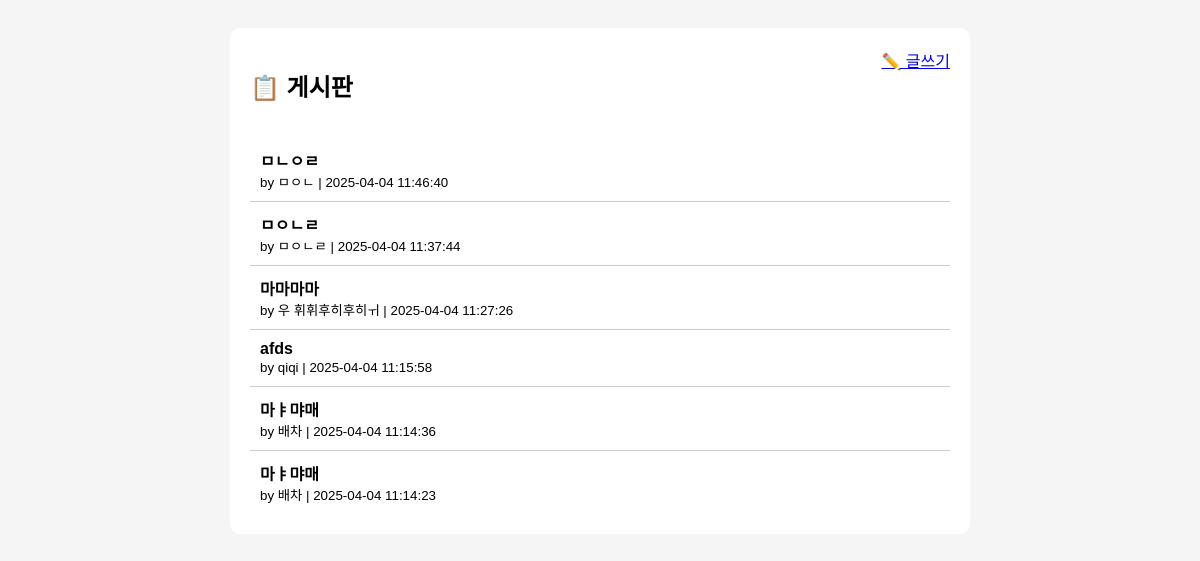
Screenshot of /board (signed in) with the database file from the repository.
### tables this page shows
CREATE TABLE posts (
    id INTEGER PRIMARY KEY AUTOINCREMENT,
    title TEXT NOT NULL,
    content TEXT NOT NULL,
    nickname TEXT NOT NULL,
    created_at TIMESTAMP DEFAULT CURRENT_TIMESTAMP
);

### app.py (the view)
@app.route("/board")
def board():
    if "email" not in session:
        return redirect(url_for("login"))
    conn = get_db_connection()
    posts = conn.execute("SELECT * FROM posts ORDER BY created_at DESC").fetchall()
    conn.close()
    return render_template("board.html", posts=posts)

### app.py (called while the page is built)
def get_db_connection():
    conn = sqlite3.connect("users.db")
    conn.row_factory = sqlite3.Row
    return conn

### templates/board.html (shortened to what this page needs)
<!DOCTYPE html>
<html>
<head>
</head>
<body>
    <div class="board">
        <div class="top-bar">
            <h2>📋 게시판</h2>
            <a href="{{ url_for('write') }}">✏️ 글쓰기</a>
        </div>
        {% for post in posts %}
        <div class="post">
            <a href="{{ url_for('view_post', post_id=post['id']) }}">{{ post['title'] }}</a><br>
            <small>by {{ post['nickname'] }} | {{ post['created_at'] }}</small>
        </div>
        {% endfor %}
    </div>
</body>
</html>

### templates/board.html (style rules this page uses)
body { font-family: sans-serif; background: #f5f5f5; padding: 20px; }
.board { max-width: 700px; margin: auto; background: white; padding: 20px; border-radius: 10px; }
.post { padding: 10px; border-bottom: 1px solid #ccc; }
.post:last-child { border-bottom: none; }
.post a { text-decoration: none; color: black; font-weight: bold; }
.top-bar { display: flex; justify-content: space-between; margin-bottom: 15px; }

### rows the page displays
posts: title "ㅁㄴㅇㄹ", nickname "ㅁㅇㄴ", created_at "2025-04-04 11:46:40"
posts: title "ㅁㅇㄴㄹ", nickname "ㅁㅇㄴㄹ", created_at "2025-04-04 11:37:44"
posts: title "마마마마", nickname "우 휘휘후히후히ㅟ", created_at "2025-04-04 11:27:26"
posts: title "afds", nickname "qiqi", created_at "2025-04-04 11:15:58"
posts: title "마ㅑ먀매", nickname "배차", created_at "2025-04-04 11:14:36"
posts: title "마ㅑ먀매", nickname "배차", created_at "2025-04-04 11:14:23"
